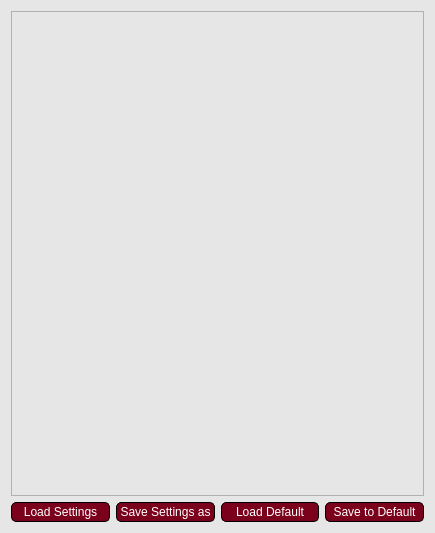
<?xml version="1.0" encoding="UTF-8"?>
<ui version="4.0">
 <class>Form</class>
 <widget class="QWidget" name="Form">
  <property name="geometry">
   <rect>
    <x>0</x>
    <y>0</y>
    <width>435</width>
    <height>533</height>
   </rect>
  </property>
  <property name="windowTitle">
   <string>Form</string>
  </property>
  <property name="styleSheet">
   <string notr="true">QWidget{
background-color: rgb(230,230,230);
}

QGroupBox{
color:  rgb(80, 0, 19);  /* Text color */
font-weight: bold;  /* Bold text */
}

QLabel{
color:  rgb(80, 0, 19);;  /* Text color */
}

QPushButton {
	background-color: rgb(122,0,28);  /* Background color */
	border: 1px solid rgb(0, 0, 0);
    color: rgb(255, 255, 255);  /* Text color */
    border-radius: 5px;  /* Rounded edges */
	padding: 2px;
}

QPushButton:hover {
    background-color: rgb(142, 0, 38);  /* Background color when hovered */
	color: rgb(245, 245, 245);
    border-color:rgb(40, 40, 40);  /* Border color when hovered */
}

QPushButton:pressed {
   color:  rgb(80, 0, 19);  /* Background color when pressed */
	border-color: rgb(0, 0, 0);
}
QPushButton:clicked {
   background-color: rgb(80,0,19);  /* Background color when pressed */
	border-color:  rgb(0,0, 0);
}

QPushButton:checked {
    background-color: rgb(255,255,255);
	color:  rgb(80, 0, 19);
	border: 2px solid rgb(122, 0, 28);
	font-weight: bold;  /* Bold text */
}

QPushButton:disabled {
    background-color: rgb(180,180, 180);
	border: 1px solid rgb(0, 0,0);
}

QDoubleSpinBox:enabled{
background-color: rgb(255,255,255);
color:  rgb(80, 0, 19);  /* Text color */
border: 1px solid  rgb(122, 0, 28);  /* Border color */
border-radius: 5px;  /* Rounded edges */
padding : 2px;
}
QDoubleSpinBox:disabled{
color: rgb(80, 0, 19);  /* Text color */
border: 1px solid rgb(255,255,255);  /* Border color */
border-radius: 5px;  /* Rounded edges */
padding : 2px;
}

QSpinBox:enabled{
background-color: rgb(255,255,255);
color:  rgb(80, 0, 19);  /* Text color */
border: 1px solid  rgb(122, 0, 28);  /* Border color */
border-radius: 5px;  /* Rounded edges */
padding : 2px;

}
QSpinBox:disabled{
color: rgb(80, 0, 19);  /* Text color */
border: 1px solid rgb(255,255,255);  /* Border color */
border-radius: 5px;  /* Rounded edges */
padding : 2px;
}

QPlainTextEdit{
background-color: rgb(255,255,255);
border-radius: 5px;  /* Rounded edges */
}

QLineEdit:endabled{
background-color: rgb(255,255,255);
color:  rgb(80, 0, 19);  /* Text color */
border: 1px solid rgb(0,0,0);  /* Border color */
border-radius: 5px;  /* Rounded edges */
padding : 2px;
}

QLineEdit:disabled{
background-color: rgb(230,230,230);
color:  rgb(80, 0, 19);  /* Text color */
border: 1px solid rgb(0,0,0);  /* Border color */
border-radius: 5px;  /* Rounded edges */
padding : 2px;
}

QComboBox{
background-color: rgb(255,255,255);
color:  rgb(80, 0, 19);  /* Text color */
border: 1px solid rgb(0,0,0);  /* Border color */
border-radius: 5px;  /* Rounded edges */
padding : 2px;
}

QTabBar::tab {
    color:  rgb(80, 0, 19); 
    border: 1px solid rgb(122,0,28);
    padding: 5px;
    border-top-left-radius: 5px;
    border-top-right-radius: 5px;
	min-width:80px;
}

QTabBar::tab:selected {
    color:  rgb(80, 0, 19); 
    background-color: rgb(255, 255, 255); ;
    font-weight: bold;
	border: 2px solid rgb(122, 0, 28);
}

QTabBar::tab:hover {
    color:  rgb(122, 0, 28); /* Slightly lighter orange */
	background-color: rgb(245, 245, 245); ;
}
</string>
  </property>
  <layout class="QGridLayout" name="gridLayout" columnstretch="0,0,0,0">
   <item row="1" column="1">
    <widget class="QPushButton" name="save_settings_button">
     <property name="text">
      <string>Save Settings as</string>
     </property>
    </widget>
   </item>
   <item row="1" column="3">
    <widget class="QPushButton" name="save_default_button">
     <property name="text">
      <string>Save to Default</string>
     </property>
    </widget>
   </item>
   <item row="1" column="0">
    <widget class="QPushButton" name="load_settings_button">
     <property name="text">
      <string>Load Settings</string>
     </property>
    </widget>
   </item>
   <item row="1" column="2">
    <widget class="QPushButton" name="load_default_button">
     <property name="text">
      <string>Load Default</string>
     </property>
    </widget>
   </item>
   <item row="0" column="0" colspan="4">
    <widget class="QScrollArea" name="scrollArea">
     <property name="widgetResizable">
      <bool>true</bool>
     </property>
     <widget class="QWidget" name="settings_verticalLayout">
      <property name="geometry">
       <rect>
        <x>0</x>
        <y>0</y>
        <width>415</width>
        <height>488</height>
       </rect>
      </property>
      <layout class="QVBoxLayout" name="verticalLayout"/>
     </widget>
    </widget>
   </item>
  </layout>
 </widget>
 <resources/>
 <connections/>
</ui>
